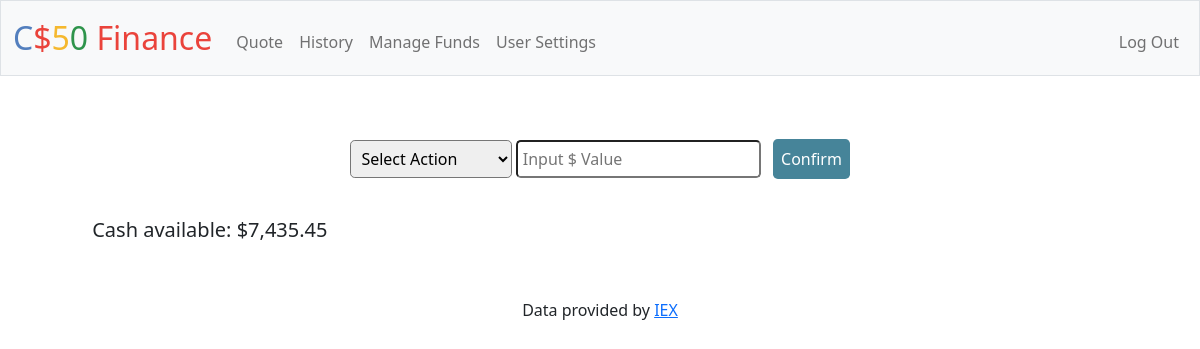
The page /funds (signed in) on the database as committed earlier.
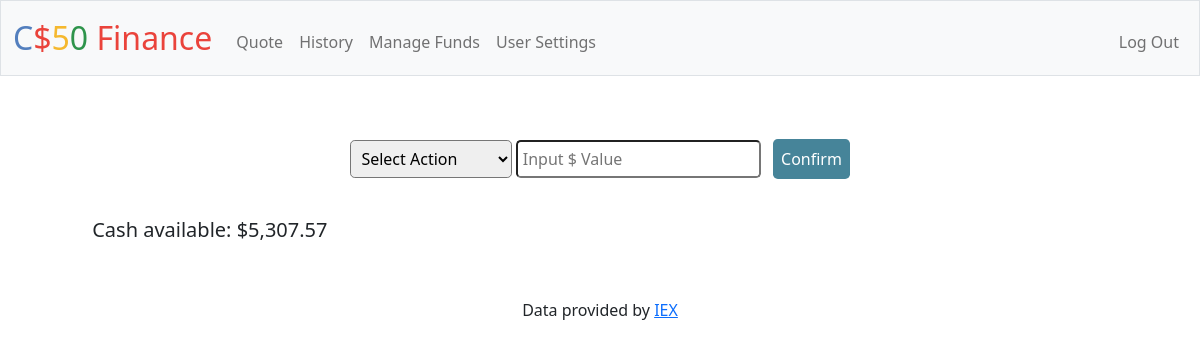
The same page on the database as committed later.
### tables this page shows
CREATE TABLE users (id INTEGER PRIMARY KEY AUTOINCREMENT NOT NULL, username TEXT NOT NULL, hash TEXT NOT NULL, cash NUMERIC NOT NULL DEFAULT 10000.00);

### app.py (the view, shortened to what this page needs)
@app.route("/funds", methods=["GET", "POST"])
@login_required
def funds():
    cash_balance = check_cash(session.get("user_id"))
    if request.method == "GET":
        return render_template("/funds.html", cash=cash_balance)

### app.py (called while the page is built)
@app.after_request
def after_request(response):
    response.headers["Cache-Control"] = "no-cache, no-store, must-revalidate"
    response.headers["Expires"] = 0
    response.headers["Pragma"] = "no-cache"
    return response

### helpers.py (called while the page is built)
def login_required(f):
    @wraps(f)
    def decorated_function(*args, **kwargs):
        if session.get("user_id") is None:
            return redirect("/login")
        return f(*args, **kwargs)
    return decorated_function

def usd(value):
    return f"${value:,.2f}"

def check_cash(id):
    cash_balance = db.execute("SELECT cash FROM users WHERE id = ?;",  id)
    cash_balance = float(cash_balance[0]['cash'])
    return cash_balance

### templates/funds.html (shortened to what this page needs)
{% extends "layout.html" %}
{% block main %}
    <div class="formcontainer">
        <form action="/funds" method="post">
            <select name="t_type" id="t_type" required>
                <option value="" disabled selected>Select Action</option>
              </select>
            <input type="number" step="0.01" autocomplete="off" id="amount" name="amount" placeholder="Input $ Value" required>
            <button type="submit">Confirm</button>
        </form>
    </div>
    <br/>
    <h5 style="text-align: left;">&nbsp;Cash available: {{ cash | usd }}</h5>
{% endblock %}

Rows that differ between the two databases and show on the page:
changed users: cash "$7,435.45" → "$5,307.57"
